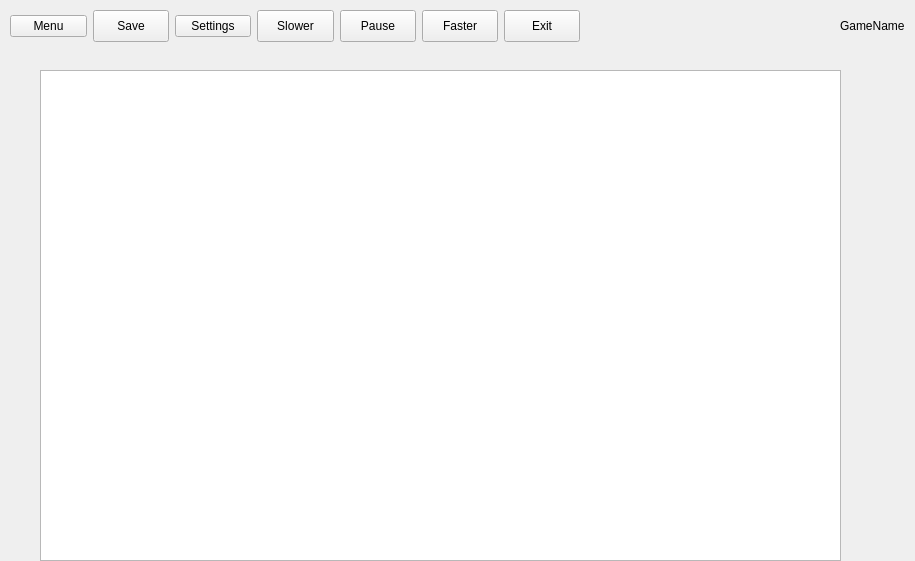
<?xml version="1.0" encoding="UTF-8"?>
<ui version="4.0">
 <class>GamePage</class>
 <widget class="QWidget" name="GamePage">
  <property name="geometry">
   <rect>
    <x>0</x>
    <y>0</y>
    <width>915</width>
    <height>561</height>
   </rect>
  </property>
  <property name="sizePolicy">
   <sizepolicy hsizetype="Maximum" vsizetype="Maximum">
    <horstretch>0</horstretch>
    <verstretch>0</verstretch>
   </sizepolicy>
  </property>
  <property name="windowTitle">
   <string>Form</string>
  </property>
  <widget class="QWidget" name="layoutWidget">
   <property name="geometry">
    <rect>
     <x>10</x>
     <y>10</y>
     <width>570</width>
     <height>32</height>
    </rect>
   </property>
   <layout class="QHBoxLayout" name="horizontalLayout">
    <item>
     <widget class="QPushButton" name="menuButton">
      <property name="text">
       <string>Menu</string>
      </property>
     </widget>
    </item>
    <item>
     <widget class="QPushButton" name="saveButton">
      <property name="sizePolicy">
       <sizepolicy hsizetype="Preferred" vsizetype="Preferred">
        <horstretch>0</horstretch>
        <verstretch>0</verstretch>
       </sizepolicy>
      </property>
      <property name="text">
       <string>Save</string>
      </property>
     </widget>
    </item>
    <item>
     <widget class="QPushButton" name="settingsButton">
      <property name="text">
       <string>Settings</string>
      </property>
     </widget>
    </item>
    <item>
     <widget class="QPushButton" name="slowerButton">
      <property name="sizePolicy">
       <sizepolicy hsizetype="Preferred" vsizetype="Preferred">
        <horstretch>0</horstretch>
        <verstretch>0</verstretch>
       </sizepolicy>
      </property>
      <property name="text">
       <string>Slower</string>
      </property>
     </widget>
    </item>
    <item>
     <widget class="QPushButton" name="pauseButto">
      <property name="sizePolicy">
       <sizepolicy hsizetype="Preferred" vsizetype="Preferred">
        <horstretch>0</horstretch>
        <verstretch>0</verstretch>
       </sizepolicy>
      </property>
      <property name="text">
       <string>Pause</string>
      </property>
     </widget>
    </item>
    <item>
     <widget class="QPushButton" name="fasterButton">
      <property name="sizePolicy">
       <sizepolicy hsizetype="Preferred" vsizetype="Preferred">
        <horstretch>0</horstretch>
        <verstretch>0</verstretch>
       </sizepolicy>
      </property>
      <property name="text">
       <string>Faster</string>
      </property>
     </widget>
    </item>
    <item>
     <widget class="QPushButton" name="exitButton">
      <property name="sizePolicy">
       <sizepolicy hsizetype="Preferred" vsizetype="Preferred">
        <horstretch>0</horstretch>
        <verstretch>0</verstretch>
       </sizepolicy>
      </property>
      <property name="text">
       <string>Exit</string>
      </property>
     </widget>
    </item>
   </layout>
  </widget>
  <widget class="QLabel" name="label">
   <property name="geometry">
    <rect>
     <x>840</x>
     <y>10</y>
     <width>81</width>
     <height>31</height>
    </rect>
   </property>
   <property name="text">
    <string>GameName</string>
   </property>
  </widget>
  <widget class="QTableWidget" name="tableWidget">
   <property name="geometry">
    <rect>
     <x>40</x>
     <y>70</y>
     <width>801</width>
     <height>491</height>
    </rect>
   </property>
  </widget>
 </widget>
 <resources/>
 <connections/>
</ui>
